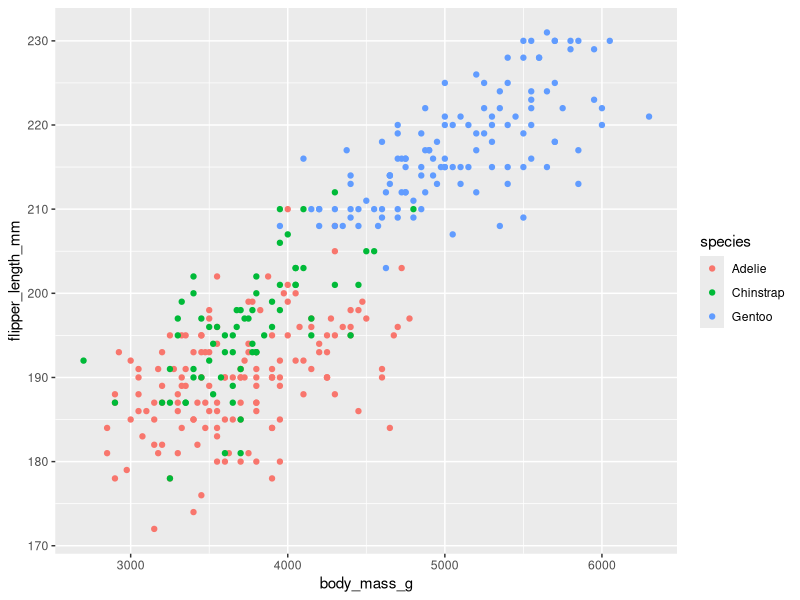

Here is the R script that generated this plot:
## ---- chunk 1
knitr::opts_chunk$set(echo = TRUE)
## ---- chunk 2
library(tidyverse)
library(palmerpenguins)

## ---- chunk 3
ggplot(data = penguins, aes(x = body_mass_g, y = flipper_length_mm)) + 
  geom_point(aes(color = species))


